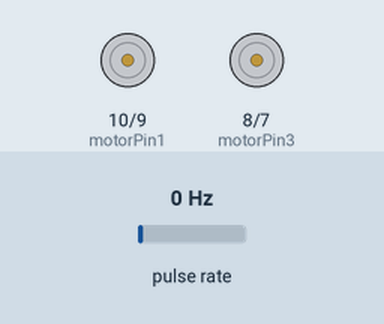
The sketch below on a simulated Arduino Uno, built with avr-gcc and run on an emulated ATmega328P. On the bench: motor-driver pin pairs drawn as motors (green arrow = first pin HIGH = forward, orange = second pin HIGH = backward, longer = more drive, scaled by the enable pin). Wiring (inferred from the names in the program): pulse sensor: data pin 2. The test bench sets the inputs (shaded band); at power-on: pulse rate 0 Hz. What the sketch prints to the serial monitor is not drawn.

Above: at 0.1 s.
At 1.1 s:
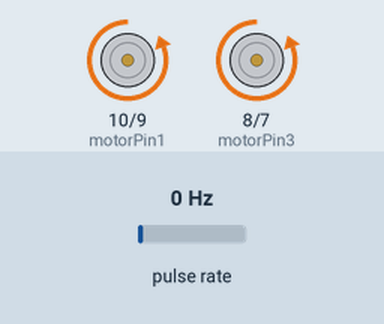
Timing chart, 0 to 2.6 s (numbered marks = the images above):
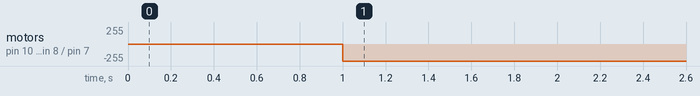

The sketch:

encoderFrank.ino
```cpp
///-------------------------------ENCODDER---------------------------------------------
int N = 20;                                              // nùmero de ranuras del encoder
float diametro = 6.5;                                    // diametro de la llanta cm
int contadorTicks = 6;                                  // nùmero de ticks para calculo de velocidad
int tam = 10;                                       // tamaño del vector del calculo de promedio, se debe descomentar la linea que se vaya a usar
///------------------------------- PARA CONTROLAR MOTOR---------------------------------------------

const int motorPin1 = 10; // Conectar al pin IN1 del puente H
const int motorPin2 = 9; // Conectar al pin IN2 del puente H
const int ENB = 11; // Conectar al pin Enable del puente H

const int motorPin3 = 8; // Conectar al pin IN1 del puente H
const int motorPin4 = 7; // Conectar al pin IN2 del puente H
const int ENA = 6; // Conectar al pin Enable del puente H

int speed = 255; // Velocidad del motor (valor de PWM)

///------------------------------- Variables de motor derecho---------------------------------------------

volatile unsigned muestreoActualInterrupcionR = 0;        // variables para definiciòn del tiempo de interrupciòn y calculo de la velocidad motor derecho
volatile unsigned muestreoAnteriorInterrupcionR = 0;
double deltaMuestreoInterrupcionR = 0;

int encoderR = 2;   // pin de conexiòn del encoder derecho

double frecuenciaR = 0;                                  // frecuencia de interrupciòn llanta R
double Wr = 0;                                           // Velocidad angular R
double Vr = 0;                                           // velocidad Lineal
int CR = 0;                                             // contador ticks
float vectorR[] = {0, 0, 0, 0, 0, 0, 0, 0, 0, 0};    // vector de almacenamiento de datos para promedio del tiempo de interrupciones


void setup() {
  attachInterrupt(digitalPinToInterrupt(encoderR),REncoder,FALLING);                // linea para añadir una interrupciòn a un PIN
    // Define los pines como salidas
  pinMode(motorPin1, OUTPUT);
  pinMode(motorPin2, OUTPUT);
  pinMode(motorPin3, OUTPUT);
  pinMode(motorPin4, OUTPUT);
  pinMode(ENA, OUTPUT);
  pinMode(ENB, OUTPUT);
  Serial.begin(2000000);
  Serial.println("LABEL,hora");                                                            // inicio de la comunicaciòn serial
  delay(1000);
}

void REncoder() {                                                                                    // funciòn de interrupciòn del enconder llanta derecha

      CR++;

      if (CR == contadorTicks){
          float media = 0;
          deltaMuestreoInterrupcionR = muestreoActualInterrupcionR -  muestreoAnteriorInterrupcionR;     // diferencia tiempos de interruciones de ticks del motor

           for(int i=0;i < tam-1;i++){                                                                    // relleno del vector para calculo posterior del promedio
              vectorR[i]=vectorR[i+1];
            }
           vectorR[tam-1]=deltaMuestreoInterrupcionR ;                                                     // ùltimo dato del vector

           for(int i=0;i<tam;i++){                                                                        // Càlculo de la media del vector
              media = vectorR[i]+ media;
            }
            media = media/tam;
            deltaMuestreoInterrupcionR = media;                                                            // se reemplaza por el valor de su medìa.

            frecuenciaR = (1000)/ deltaMuestreoInterrupcionR;                                       // frecuencia de interrupciòn

          muestreoAnteriorInterrupcionR = muestreoActualInterrupcionR;                                   // se actualiza el tiempo de interrupciòn anterior
          CR = 0;                       //Reinicio de contador
      }
 }

void loop() {

    //MOTOR HACIA DELANTE//
    digitalWrite(motorPin1, LOW);
    digitalWrite(motorPin2, HIGH);
    digitalWrite(motorPin3, LOW);
    digitalWrite(motorPin4, HIGH);
    analogWrite(ENA, speed);
    analogWrite(ENB, speed);

    muestreoActualInterrupcionR = millis();                     // se asigna el tiempo de ejecuciòn a el muestreo actual

    Wr = contadorTicks*((2*3.141516)/N)*frecuenciaR;                        // frecuencia angular Rad/s
    Vr= Wr*(diametro/2);                                      // velocidad lineal cm/s
                                     // velocidad lineal cm/s

    Serial.print("DATA,TIME,");
    Serial.print(",");
    Serial.println(Wr);
}
```

Measured:
- by itself, motor on pin 10 (motorPin1) / pin 9 (motorPin2), motor on pin 8 (motorPin3) / pin 7 (motorPin4): stopped → backward 255/255 at 1.0 s
